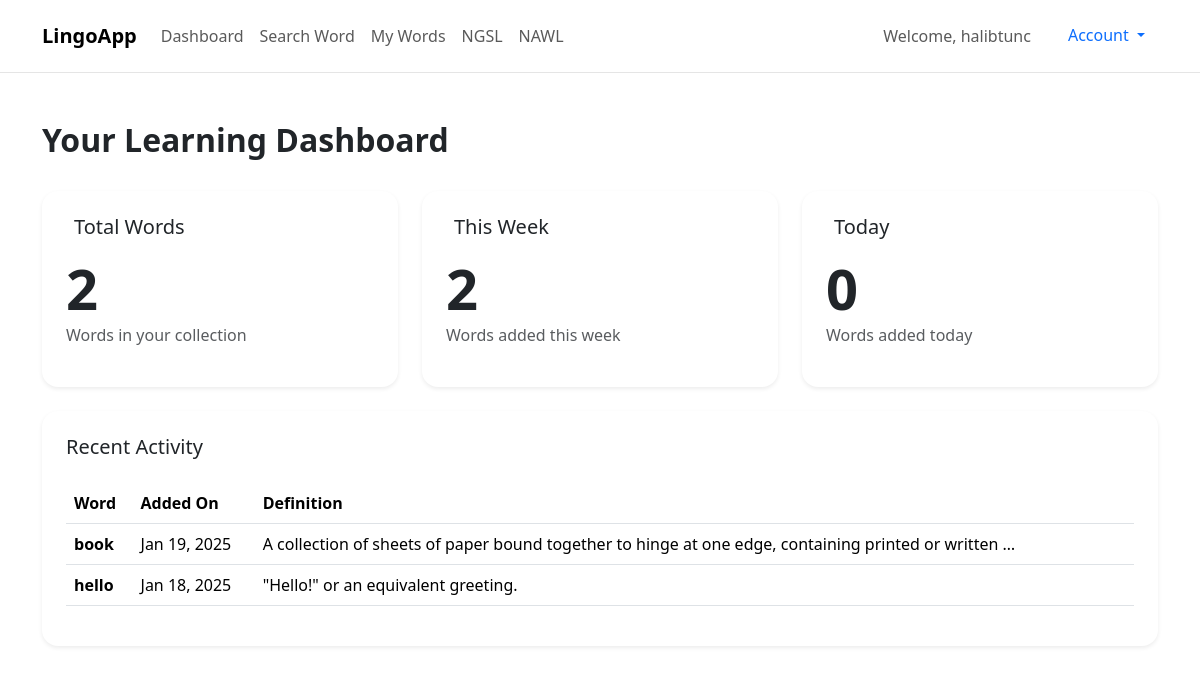
The page /dashboard/ (signed in) on the database as committed earlier.
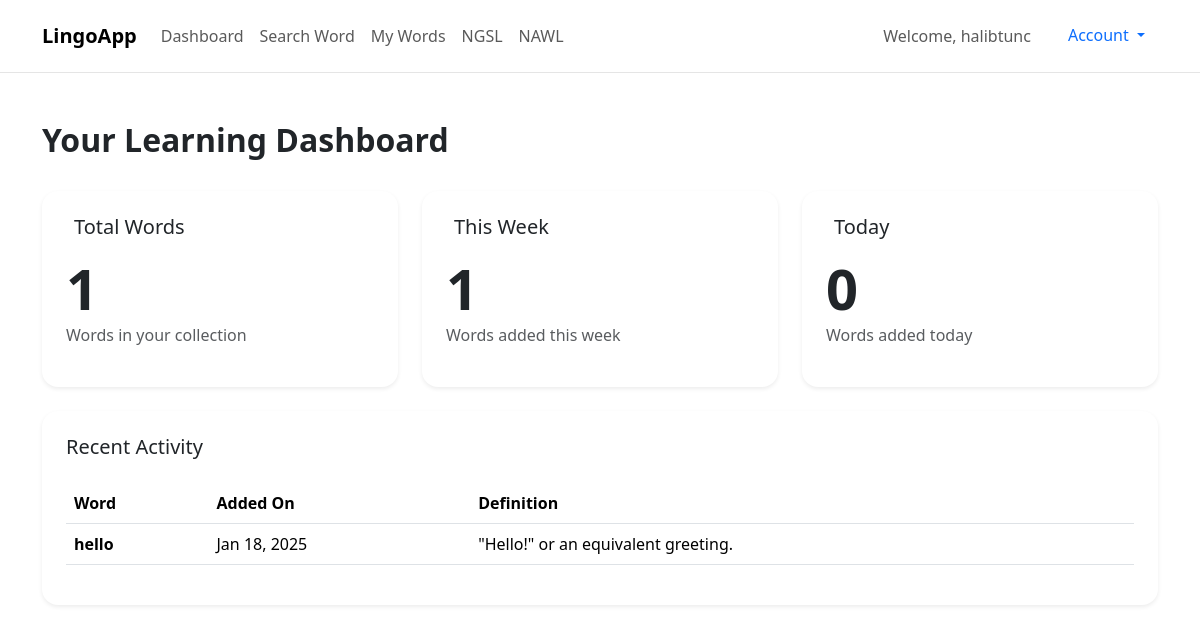
The same page on the database as committed later.
### dictapp/models.py (models this page shows, shortened)
class Word(models.Model):
    user = models.ForeignKey(
        User, on_delete=models.CASCADE, related_name='words', null=True)
    word = models.CharField(max_length=100)
    phonetic = models.CharField(max_length=100, null=True, blank=True)
    meanings = models.JSONField()  # Store the word meanings as JSON
    created_at = models.DateTimeField(auto_now_add=True)
    class Meta:
        ordering = ['-created_at']
        unique_together = ['user', 'word']

### dictapp/views.py (the view)
# urls.py: path('dashboard/', views.dashboard, name='dashboard'),
@login_required
def dashboard(request):
    now = timezone.now()
    week_ago = now - timedelta(days=7)
    today_start = now.replace(hour=0, minute=0, second=0, microsecond=0)
    total_words = Word.objects.filter(user=request.user).count()
    words_this_week = Word.objects.filter(
        user=request.user,
        created_at__gte=week_ago
    ).count()
    words_today = Word.objects.filter(
        user=request.user,
        created_at__gte=today_start
    ).count()
    recent_words = Word.objects.filter(
        user=request.user
    ).order_by('-created_at')[:5]
    context = {
        'total_words': total_words,
        'words_this_week': words_this_week,
        'words_today': words_today,
        'recent_words': recent_words,
    }
    return render(request, 'dashboard.html', context)

### dictapp/templates/dashboard.html (shortened to what this page needs)
{% extends 'base.html' %}
{% block content %}
<div class="container py-5">
    <div class="row">
        <div class="col-12 mb-4">
            <h2 class="fw-bold">Your Learning Dashboard</h2>
        </div>
    </div>
    <div class="row g-4">
        <div class="col-md-4">
            <div class="card border-0 shadow-sm rounded-4 h-100">
                <div class="card-body p-4">
                    <div class="d-flex align-items-center mb-3">
                        <h5 class="card-title mb-0">Total Words</h5>
                    </div>
                    <h2 class="display-4 fw-bold mb-0">{{ total_words }}</h2>
                    <p class="text-muted">Words in your collection</p>
                </div>
            </div>
        </div>
        <div class="col-md-4">
            <div class="card border-0 shadow-sm rounded-4 h-100">
                <div class="card-body p-4">
                    <div class="d-flex align-items-center mb-3">
                        <h5 class="card-title mb-0">This Week</h5>
                    </div>
                    <h2 class="display-4 fw-bold mb-0">{{ words_this_week }}</h2>
                    <p class="text-muted">Words added this week</p>
                </div>
            </div>
        </div>
        <div class="col-md-4">
            <div class="card border-0 shadow-sm rounded-4 h-100">
                <div class="card-body p-4">
                    <div class="d-flex align-items-center mb-3">
                        <h5 class="card-title mb-0">Today</h5>
                    </div>
                    <h2 class="display-4 fw-bold mb-0">{{ words_today }}</h2>
                    <p class="text-muted">Words added today</p>
                </div>
            </div>
        </div>
    </div>
    <div class="row mt-4">
        <div class="col-12">
            <div class="card border-0 shadow-sm rounded-4">
                <div class="card-body p-4">
                    <h5 class="card-title mb-4">Recent Activity</h5>
                    {% if recent_words %}
                        <div class="table-responsive">
                            <table class="table">
                                <thead>
                                    <tr>
                                        <th>Word</th>
                                        <th>Added On</th>
                                        <th>Definition</th>
                                    </tr>
                                </thead>
                                <tbody>
                                    {% for word in recent_words %}
                                    <tr>
                                        <td class="fw-bold">{{ word.word }}</td>
                                        <td>{{ word.created_at|date:"M d, Y" }}</td>
                                        <td>
                                            {% if word.meanings.0.definitions.0.definition %}
                                                {{ word.meanings.0.definitions.0.definition|truncatechars:100 }}
                                            {% else %}
                                                -
                                            {% endif %}
                                        </td>
                                    </tr>
                                    {% endfor %}
                                </tbody>
                            </table>
                        </div>
                    {% else %}
                        <p class="text-muted mb-0">No words added yet. Start by adding some words to your collection!</p>
                    {% endif %}
                </div>
            </div>
        </div>
    </div>
</div>
{% endblock %}

Rows that differ between the two databases and show on the page:
removed Word: word "book", created_at "Jan 19, 2025", meanings.0.definitions.0.definition "A collection of sheets of paper bound together to hinge at one edge, containing printed or written …"
Other text that changed with them:
{{ total_words }}: "2" → "1"
{{ words_this_week }}: "2" → "1"
